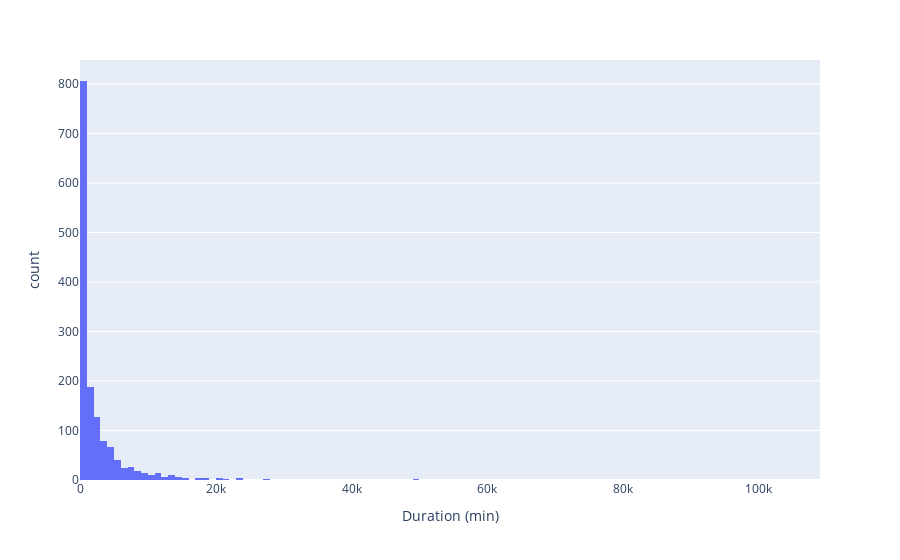

This figure's notebook cell:
### Code cell
px.histogram(outage, x="OUTAGE.DURATION", labels={"OUTAGE.DURATION": "Duration (min)"})

### Figure 1 — Plotly figure (JSON) as saved in the notebook; plotly's stock layout.template omitted (floating-point values rounded to 4 significant figures; data arrays with more than 128 entries replaced by an {"elided": "..."} marker saying what was removed)
{"data": [{"alignmentgroup": "True", "bingroup": "x", "hovertemplate": "Duration (min)=%{x}<br>count=%{y}<extra></extra>", "legendgroup": "", "marker": {"color": "#636efa", "pattern": {"shape": ""}}, "name": "", "offsetgroup": "", "orientation": "v", "showlegend": false, "type": "histogram", "x": {"elided": "1534 int values"}, "xaxis": "x", "yaxis": "y"}], "layout": {"barmode": "relative", "legend": {"tracegroupgap": 0}, "margin": {"t": 60}, "xaxis": {"anchor": "y", "domain": [0, 1], "title": {"text": "Duration (min)"}}, "yaxis": {"anchor": "x", "domain": [0, 1], "title": {"text": "count"}}}}
